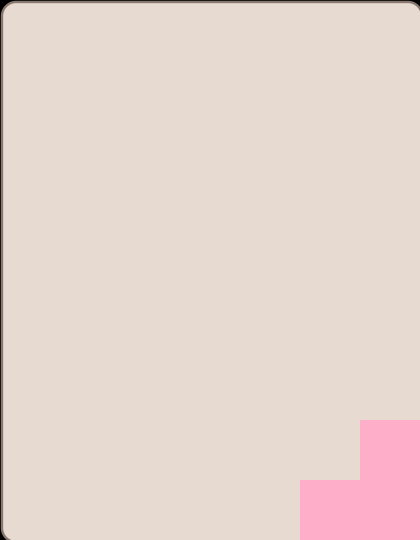

A level layout from a 2D game, rendered from its tile map. Below: a short description, then the map file with tile-grid data replaced by summaries:
An orthogonal 7x9 tile map with 60x60 px tiles, 3 tile layers (background, wall, Items), 3 tilesets and 7 objects (character, food1, food2, food3, food4, ...).

<map version="1.0" orientation="orthogonal" width="7" height="9" tilewidth="60" tileheight="60">
 <tileset firstgid="1" name="background1" tilewidth="60" tileheight="60">
  <image source="background1.png" width="424" height="544" />
 </tileset>
 <tileset firstgid="64" source="metaset1.tsx" />
 <tileset firstgid="65" name="wall" tilewidth="60" tileheight="60">
  <image source="wall.png" width="120" height="120" />
 </tileset>
 <layer name="background" width="7" height="9">
  <data>[63 cells, 63 non-empty, 63 distinct tile ids]</data>
 </layer>
 <layer name="wall" width="7" height="9">
  <data>[63 cells, 3 non-empty, 3 distinct tile ids]</data>
 </layer>
 <layer name="Items" width="7" height="9">
  <data>[63 cells, 3 non-empty, 1 distinct tile ids]</data>
 </layer>
 <objectgroup name="object" width="7" height="9">
  <object name="character" x="187" y="487" width="52" height="49">
   <ellipse />
  </object>
 </objectgroup>
 <objectgroup name="foods" width="7" height="9">
  <object name="food1" x="304" y="9" width="50" height="47" />
  <object name="food2" x="65" y="66" width="48" height="48" />
  <object name="food3" x="7" y="424" width="47" height="51" />
  <object name="food4" x="364" y="304" width="49" height="52" />
  <object name="food5" x="185" y="242" width="53" height="54" />
 </objectgroup>
 <objectgroup name="endPoint" width="7" height="9">
  <object name="counter" x="7" y="7" width="47" height="48" />
 </objectgroup>
</map>
